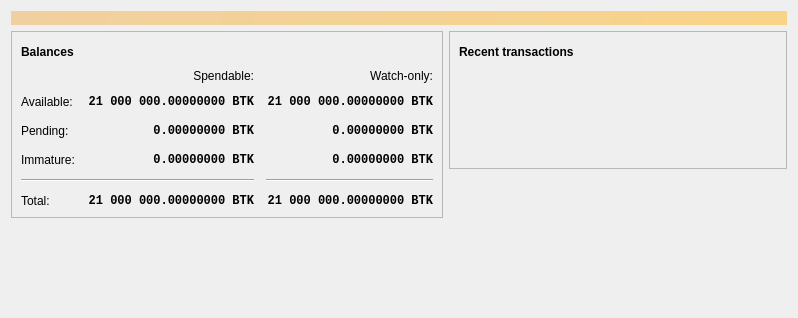
<?xml version="1.0" encoding="UTF-8"?>
<ui version="4.0">
 <class>OverviewPage</class>
 <widget class="QWidget" name="OverviewPage">
  <property name="geometry">
   <rect>
    <x>0</x>
    <y>0</y>
    <width>798</width>
    <height>318</height>
   </rect>
  </property>
  <property name="windowTitle">
   <string>Form</string>
  </property>
  <layout class="QVBoxLayout" name="topLayout">
   <item>
    <widget class="QLabel" name="labelAlerts">
     <property name="visible">
      <bool>false</bool>
     </property>
     <property name="styleSheet">
      <string notr="true">QLabel { background-color: qlineargradient(x1: 0, y1: 0, x2: 1, y2: 0, stop:0 #F0D0A0, stop:1 #F8D488); color:#000000; }</string>
     </property>
     <property name="wordWrap">
      <bool>true</bool>
     </property>
     <property name="margin">
      <number>3</number>
     </property>
     <property name="textInteractionFlags">
      <set>Qt::TextSelectableByMouse</set>
     </property>
    </widget>
   </item>
   <item>
    <layout class="QHBoxLayout" name="horizontalLayout" stretch="1,1">
     <item>
      <layout class="QVBoxLayout" name="verticalLayout_2">
       <item>
        <widget class="QFrame" name="frame">
         <property name="frameShape">
          <enum>QFrame::StyledPanel</enum>
         </property>
         <property name="frameShadow">
          <enum>QFrame::Raised</enum>
         </property>
         <layout class="QVBoxLayout" name="verticalLayout_4">
          <item>
           <layout class="QHBoxLayout" name="horizontalLayout_4">
            <item>
             <widget class="QLabel" name="label_5">
              <property name="font">
               <font>
                <weight>75</weight>
                <bold>true</bold>
               </font>
              </property>
              <property name="text">
               <string>Balances</string>
              </property>
             </widget>
            </item>
            <item>
             <widget class="QPushButton" name="labelWalletStatus">
              <property name="enabled">
               <bool>true</bool>
              </property>
              <property name="maximumSize">
               <size>
                <width>30</width>
                <height>16777215</height>
               </size>
              </property>
              <property name="toolTip">
               <string>The displayed information may be out of date. Your wallet automatically synchronizes with the Bitkincoin network after a connection is established, but this process has not completed yet.</string>
              </property>
              <property name="text">
               <string/>
              </property>
              <property name="icon">
               <iconset resource="../bitkincoin.qrc">
                <normaloff>:/icons/warning</normaloff>
                <disabledoff>:/icons/warning</disabledoff>:/icons/warning</iconset>
              </property>
              <property name="iconSize">
               <size>
                <width>24</width>
                <height>24</height>
               </size>
              </property>
              <property name="flat">
               <bool>true</bool>
              </property>
             </widget>
            </item>
            <item>
             <spacer name="horizontalSpacer_3">
              <property name="orientation">
               <enum>Qt::Horizontal</enum>
              </property>
              <property name="sizeHint" stdset="0">
               <size>
                <width>40</width>
                <height>20</height>
               </size>
              </property>
             </spacer>
            </item>
           </layout>
          </item>
          <item>
           <layout class="QGridLayout" name="gridLayout">
            <property name="spacing">
             <number>12</number>
            </property>
            <item row="2" column="2">
             <widget class="QLabel" name="labelWatchPending">
              <property name="font">
               <font>
                <family>Monospace</family>
                <weight>75</weight>
                <bold>true</bold>
               </font>
              </property>
              <property name="cursor">
               <cursorShape>IBeamCursor</cursorShape>
              </property>
              <property name="toolTip">
               <string>Unconfirmed transactions to watch-only addresses</string>
              </property>
              <property name="text">
               <string notr="true">0.00000000 BTK</string>
              </property>
              <property name="alignment">
               <set>Qt::AlignRight|Qt::AlignTrailing|Qt::AlignVCenter</set>
              </property>
              <property name="textInteractionFlags">
               <set>Qt::LinksAccessibleByMouse|Qt::TextSelectableByKeyboard|Qt::TextSelectableByMouse</set>
              </property>
             </widget>
            </item>
            <item row="2" column="1">
             <widget class="QLabel" name="labelUnconfirmed">
              <property name="font">
               <font>
                <family>Monospace</family>
                <weight>75</weight>
                <bold>true</bold>
               </font>
              </property>
              <property name="cursor">
               <cursorShape>IBeamCursor</cursorShape>
              </property>
              <property name="toolTip">
               <string>Total of transactions that have yet to be confirmed, and do not yet count toward the spendable balance</string>
              </property>
              <property name="text">
               <string notr="true">0.00000000 BTK</string>
              </property>
              <property name="alignment">
               <set>Qt::AlignRight|Qt::AlignTrailing|Qt::AlignVCenter</set>
              </property>
              <property name="textInteractionFlags">
               <set>Qt::LinksAccessibleByMouse|Qt::TextSelectableByKeyboard|Qt::TextSelectableByMouse</set>
              </property>
             </widget>
            </item>
            <item row="3" column="2">
             <widget class="QLabel" name="labelWatchImmature">
              <property name="font">
               <font>
                <family>Monospace</family>
                <weight>75</weight>
                <bold>true</bold>
               </font>
              </property>
              <property name="cursor">
               <cursorShape>IBeamCursor</cursorShape>
              </property>
              <property name="toolTip">
               <string>Mined balance in watch-only addresses that has not yet matured</string>
              </property>
              <property name="text">
               <string notr="true">0.00000000 BTK</string>
              </property>
              <property name="alignment">
               <set>Qt::AlignRight|Qt::AlignTrailing|Qt::AlignVCenter</set>
              </property>
              <property name="textInteractionFlags">
               <set>Qt::LinksAccessibleByMouse|Qt::TextSelectableByKeyboard|Qt::TextSelectableByMouse</set>
              </property>
             </widget>
            </item>
            <item row="4" column="0" colspan="2">
             <widget class="Line" name="line">
              <property name="orientation">
               <enum>Qt::Horizontal</enum>
              </property>
             </widget>
            </item>
            <item row="4" column="2">
             <widget class="Line" name="lineWatchBalance">
              <property name="sizePolicy">
               <sizepolicy hsizetype="Preferred" vsizetype="Fixed">
                <horstretch>0</horstretch>
                <verstretch>0</verstretch>
               </sizepolicy>
              </property>
              <property name="minimumSize">
               <size>
                <width>140</width>
                <height>0</height>
               </size>
              </property>
              <property name="orientation">
               <enum>Qt::Horizontal</enum>
              </property>
             </widget>
            </item>
            <item row="5" column="0">
             <widget class="QLabel" name="labelTotalText">
              <property name="text">
               <string>Total:</string>
              </property>
             </widget>
            </item>
            <item row="3" column="1">
             <widget class="QLabel" name="labelImmature">
              <property name="font">
               <font>
                <family>Monospace</family>
                <weight>75</weight>
                <bold>true</bold>
               </font>
              </property>
              <property name="cursor">
               <cursorShape>IBeamCursor</cursorShape>
              </property>
              <property name="toolTip">
               <string>Mined balance that has not yet matured</string>
              </property>
              <property name="text">
               <string notr="true">0.00000000 BTK</string>
              </property>
              <property name="alignment">
               <set>Qt::AlignRight|Qt::AlignTrailing|Qt::AlignVCenter</set>
              </property>
              <property name="textInteractionFlags">
               <set>Qt::LinksAccessibleByMouse|Qt::TextSelectableByKeyboard|Qt::TextSelectableByMouse</set>
              </property>
             </widget>
            </item>
            <item row="2" column="3">
             <spacer name="horizontalSpacer_2">
              <property name="orientation">
               <enum>Qt::Horizontal</enum>
              </property>
              <property name="sizeHint" stdset="0">
               <size>
                <width>40</width>
                <height>20</height>
               </size>
              </property>
             </spacer>
            </item>
            <item row="3" column="0">
             <widget class="QLabel" name="labelImmatureText">
              <property name="text">
               <string>Immature:</string>
              </property>
             </widget>
            </item>
            <item row="5" column="1">
             <widget class="QLabel" name="labelTotal">
              <property name="font">
               <font>
                <family>Monospace</family>
                <weight>75</weight>
                <bold>true</bold>
               </font>
              </property>
              <property name="cursor">
               <cursorShape>IBeamCursor</cursorShape>
              </property>
              <property name="toolTip">
               <string>Your current total balance</string>
              </property>
              <property name="text">
               <string notr="true">21 000 000.00000000 BTK</string>
              </property>
              <property name="alignment">
               <set>Qt::AlignRight|Qt::AlignTrailing|Qt::AlignVCenter</set>
              </property>
              <property name="textInteractionFlags">
               <set>Qt::LinksAccessibleByMouse|Qt::TextSelectableByKeyboard|Qt::TextSelectableByMouse</set>
              </property>
             </widget>
            </item>
            <item row="5" column="2">
             <widget class="QLabel" name="labelWatchTotal">
              <property name="font">
               <font>
                <family>Monospace</family>
                <weight>75</weight>
                <bold>true</bold>
               </font>
              </property>
              <property name="cursor">
               <cursorShape>IBeamCursor</cursorShape>
              </property>
              <property name="toolTip">
               <string>Current total balance in watch-only addresses</string>
              </property>
              <property name="text">
               <string notr="true">21 000 000.00000000 BTK</string>
              </property>
              <property name="alignment">
               <set>Qt::AlignRight|Qt::AlignTrailing|Qt::AlignVCenter</set>
              </property>
              <property name="textInteractionFlags">
               <set>Qt::LinksAccessibleByMouse|Qt::TextSelectableByKeyboard|Qt::TextSelectableByMouse</set>
              </property>
             </widget>
            </item>
            <item row="0" column="2">
             <widget class="QLabel" name="labelWatchonly">
              <property name="text">
               <string>Watch-only:</string>
              </property>
              <property name="alignment">
               <set>Qt::AlignRight|Qt::AlignTrailing|Qt::AlignVCenter</set>
              </property>
             </widget>
            </item>
            <item row="1" column="0">
             <widget class="QLabel" name="labelBalanceText">
              <property name="text">
               <string>Available:</string>
              </property>
             </widget>
            </item>
            <item row="1" column="1">
             <widget class="QLabel" name="labelBalance">
              <property name="font">
               <font>
                <family>Monospace</family>
                <weight>75</weight>
                <bold>true</bold>
               </font>
              </property>
              <property name="cursor">
               <cursorShape>IBeamCursor</cursorShape>
              </property>
              <property name="toolTip">
               <string>Your current spendable balance</string>
              </property>
              <property name="text">
               <string notr="true">21 000 000.00000000 BTK</string>
              </property>
              <property name="alignment">
               <set>Qt::AlignRight|Qt::AlignTrailing|Qt::AlignVCenter</set>
              </property>
              <property name="textInteractionFlags">
               <set>Qt::LinksAccessibleByMouse|Qt::TextSelectableByKeyboard|Qt::TextSelectableByMouse</set>
              </property>
             </widget>
            </item>
            <item row="1" column="2">
             <widget class="QLabel" name="labelWatchAvailable">
              <property name="font">
               <font>
                <family>Monospace</family>
                <weight>75</weight>
                <bold>true</bold>
               </font>
              </property>
              <property name="cursor">
               <cursorShape>IBeamCursor</cursorShape>
              </property>
              <property name="toolTip">
               <string>Your current balance in watch-only addresses</string>
              </property>
              <property name="text">
               <string notr="true">21 000 000.00000000 BTK</string>
              </property>
              <property name="alignment">
               <set>Qt::AlignRight|Qt::AlignTrailing|Qt::AlignVCenter</set>
              </property>
              <property name="textInteractionFlags">
               <set>Qt::LinksAccessibleByMouse|Qt::TextSelectableByKeyboard|Qt::TextSelectableByMouse</set>
              </property>
             </widget>
            </item>
            <item row="2" column="0">
             <widget class="QLabel" name="labelPendingText">
              <property name="text">
               <string>Pending:</string>
              </property>
             </widget>
            </item>
            <item row="0" column="1">
             <widget class="QLabel" name="labelSpendable">
              <property name="text">
               <string>Spendable:</string>
              </property>
              <property name="alignment">
               <set>Qt::AlignRight|Qt::AlignTrailing|Qt::AlignVCenter</set>
              </property>
             </widget>
            </item>
           </layout>
          </item>
         </layout>
        </widget>
       </item>
       <item>
        <spacer name="verticalSpacer">
         <property name="orientation">
          <enum>Qt::Vertical</enum>
         </property>
         <property name="sizeHint" stdset="0">
          <size>
           <width>20</width>
           <height>40</height>
          </size>
         </property>
        </spacer>
       </item>
      </layout>
     </item>
     <item>
      <layout class="QVBoxLayout" name="verticalLayout_3">
       <item>
        <widget class="QFrame" name="frame_2">
         <property name="frameShape">
          <enum>QFrame::StyledPanel</enum>
         </property>
         <property name="frameShadow">
          <enum>QFrame::Raised</enum>
         </property>
         <layout class="QVBoxLayout" name="verticalLayout">
          <item>
           <layout class="QHBoxLayout" name="horizontalLayout_2">
            <item>
             <widget class="QLabel" name="label_4">
              <property name="font">
               <font>
                <weight>75</weight>
                <bold>true</bold>
               </font>
              </property>
              <property name="text">
               <string>Recent transactions</string>
              </property>
             </widget>
            </item>
            <item>
             <widget class="QPushButton" name="labelTransactionsStatus">
              <property name="enabled">
               <bool>true</bool>
              </property>
              <property name="maximumSize">
               <size>
                <width>30</width>
                <height>16777215</height>
               </size>
              </property>
              <property name="toolTip">
               <string>The displayed information may be out of date. Your wallet automatically synchronizes with the Bitkincoin network after a connection is established, but this process has not completed yet.</string>
              </property>
              <property name="text">
               <string/>
              </property>
              <property name="icon">
               <iconset resource="../bitkincoin.qrc">
                <normaloff>:/icons/warning</normaloff>
                <disabledoff>:/icons/warning</disabledoff>:/icons/warning</iconset>
              </property>
              <property name="iconSize">
               <size>
                <width>24</width>
                <height>24</height>
               </size>
              </property>
              <property name="flat">
               <bool>true</bool>
              </property>
             </widget>
            </item>
            <item>
             <spacer name="horizontalSpacer">
              <property name="orientation">
               <enum>Qt::Horizontal</enum>
              </property>
              <property name="sizeHint" stdset="0">
               <size>
                <width>40</width>
                <height>20</height>
               </size>
              </property>
             </spacer>
            </item>
           </layout>
          </item>
          <item>
           <widget class="TransactionOverviewWidget" name="listTransactions">
            <property name="styleSheet">
             <string notr="true">QListView { background: transparent; }</string>
            </property>
            <property name="frameShape">
             <enum>QFrame::NoFrame</enum>
            </property>
            <property name="verticalScrollBarPolicy">
             <enum>Qt::ScrollBarAlwaysOff</enum>
            </property>
            <property name="horizontalScrollBarPolicy">
             <enum>Qt::ScrollBarAlwaysOff</enum>
            </property>
            <property name="sizeAdjustPolicy">
             <enum>QAbstractScrollArea::AdjustToContents</enum>
            </property>
            <property name="selectionMode">
             <enum>QAbstractItemView::NoSelection</enum>
            </property>
            <property name="uniformItemSizes">
             <bool>true</bool>
            </property>
           </widget>
          </item>
         </layout>
        </widget>
       </item>
       <item>
        <spacer name="verticalSpacer_2">
         <property name="orientation">
          <enum>Qt::Vertical</enum>
         </property>
         <property name="sizeHint" stdset="0">
          <size>
           <width>20</width>
           <height>40</height>
          </size>
         </property>
        </spacer>
       </item>
      </layout>
     </item>
    </layout>
   </item>
  </layout>
 </widget>
 <customwidgets>
  <customwidget>
   <class>TransactionOverviewWidget</class>
   <extends>QListView</extends>
   <header>qt/transactionoverviewwidget.h</header>
  </customwidget>
 </customwidgets>
 <resources/>
 <connections/>
</ui>
